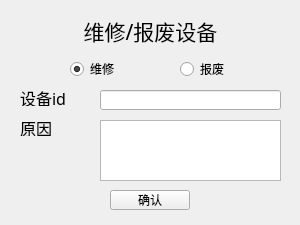
<?xml version="1.0" encoding="UTF-8"?>
<ui version="4.0">
 <class>Form</class>
 <widget class="QWidget" name="Form">
  <property name="geometry">
   <rect>
    <x>0</x>
    <y>0</y>
    <width>300</width>
    <height>225</height>
   </rect>
  </property>
  <property name="minimumSize">
   <size>
    <width>300</width>
    <height>225</height>
   </size>
  </property>
  <property name="maximumSize">
   <size>
    <width>300</width>
    <height>225</height>
   </size>
  </property>
  <property name="windowTitle">
   <string>Form</string>
  </property>
  <widget class="QLabel" name="label">
   <property name="geometry">
    <rect>
     <x>20</x>
     <y>10</y>
     <width>261</width>
     <height>41</height>
    </rect>
   </property>
   <property name="font">
    <font>
     <family>Adobe 楷体 Std R</family>
     <pointsize>16</pointsize>
    </font>
   </property>
   <property name="text">
    <string>维修/报废设备</string>
   </property>
   <property name="alignment">
    <set>Qt::AlignCenter</set>
   </property>
  </widget>
  <widget class="QLabel" name="label_2">
   <property name="geometry">
    <rect>
     <x>20</x>
     <y>90</y>
     <width>61</width>
     <height>16</height>
    </rect>
   </property>
   <property name="font">
    <font>
     <family>Adobe 楷体 Std R</family>
     <pointsize>12</pointsize>
    </font>
   </property>
   <property name="text">
    <string>设备id</string>
   </property>
  </widget>
  <widget class="QLabel" name="label_3">
   <property name="geometry">
    <rect>
     <x>20</x>
     <y>120</y>
     <width>61</width>
     <height>16</height>
    </rect>
   </property>
   <property name="font">
    <font>
     <family>Adobe 楷体 Std R</family>
     <pointsize>12</pointsize>
    </font>
   </property>
   <property name="text">
    <string>原因</string>
   </property>
  </widget>
  <widget class="QLineEdit" name="lineEdit">
   <property name="geometry">
    <rect>
     <x>100</x>
     <y>90</y>
     <width>181</width>
     <height>20</height>
    </rect>
   </property>
  </widget>
  <widget class="QPlainTextEdit" name="plainTextEdit">
   <property name="geometry">
    <rect>
     <x>100</x>
     <y>120</y>
     <width>181</width>
     <height>61</height>
    </rect>
   </property>
  </widget>
  <widget class="QPushButton" name="pushButton">
   <property name="geometry">
    <rect>
     <x>110</x>
     <y>190</y>
     <width>80</width>
     <height>20</height>
    </rect>
   </property>
   <property name="font">
    <font>
     <family>Adobe 仿宋 Std R</family>
    </font>
   </property>
   <property name="text">
    <string>确认</string>
   </property>
  </widget>
  <widget class="QRadioButton" name="radioButton">
   <property name="geometry">
    <rect>
     <x>70</x>
     <y>60</y>
     <width>51</width>
     <height>18</height>
    </rect>
   </property>
   <property name="text">
    <string>维修</string>
   </property>
   <property name="checked">
    <bool>true</bool>
   </property>
  </widget>
  <widget class="QRadioButton" name="radioButton_2">
   <property name="geometry">
    <rect>
     <x>180</x>
     <y>60</y>
     <width>51</width>
     <height>18</height>
    </rect>
   </property>
   <property name="text">
    <string>报废</string>
   </property>
  </widget>
 </widget>
 <resources/>
 <connections/>
</ui>
